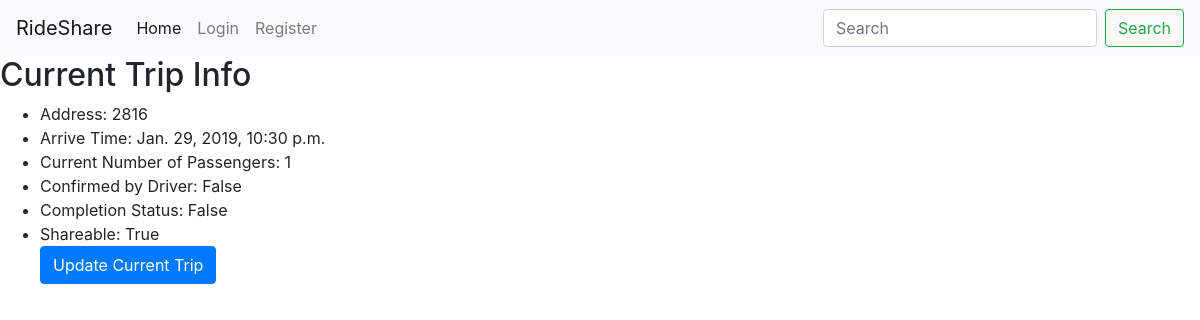
The page /user/1/current_trip/ on the database its author committed.
### ride_share/models.py (models this page shows, shortened)
class Trip(models.Model):
    owner_id = models.PositiveSmallIntegerField('owner_id', default=0)
    address = models.CharField('address', max_length=128, default=None)
    note = models.CharField('note', max_length=128, blank=True)
    time = models.DateTimeField('time', default=timezone.now())
    curr_passenger = models.PositiveSmallIntegerField('curr_passenger', default=0)
    is_confirm = models.BooleanField('is_confirm', default=False)
    driver_id = models.PositiveSmallIntegerField('driver_id', default=0)
    is_complete = models.BooleanField('is_complete', default=False)
    is_shareable = models.BooleanField('is_shareable', default=False)
    class Meta:
        verbose_name = 'Trip Information'

### ride_share/views.py (the view, shortened to what this page needs)
# urls.py: re_path(r'^user/(?P<pk>\d+)/current_trip/$', views.current_trip, name='current_trip'),
def current_trip(request, pk):
    if request.method == 'POST':
        trip_driver = Trip.objects.filter(driver_id=pk, is_complete=False)
        if trip_driver.exists:
            current_trip_driver = trip_driver.all()[:1].get()
            current_trip_driver.is_complete = True
            current_trip_driver.save()
            return render(request, 'ride_share/confirm_success.html',
                          {'message': 'Trip completed successfully'})
        return render(request, 'ride_share/confirm_success.html',
                      {'message': 'You are not the driver of this trip'})
    else:
        trip_owner = Trip.objects.filter(owner_id=pk, is_complete=False)
        trip_driver = Trip.objects.filter(driver_id=pk, is_complete=False)
        tripsharer = TripSharerList.objects.filter(user_id=pk)
        trip_sharer = None
        for item in tripsharer:
            item_trip = item.trip
            if not item_trip.is_complete:
                trip_sharer = item.trip
        if trip_owner.exists():
            if not trip_owner.all()[:1].get().is_confirm:
                return render(request, 'ride_share/current_trip.html',
                              { 'newtrip': trip_owner.all()[:1].get() })
        else:
            return render(request, 'ride_share/current_trip.html',
                          {'message': 'You currently have no incomplete trip.'})

### ride_share/templates/ride_share/current_trip.html (shortened to what this page needs)
{% extends '../base.html' %}
    {% block content %}
    <form method="post" action="" enctype="multipart/form-data">
        <h2>Current Trip Info</h2>
        {%if message%}
            <li>{{message}}</li>
        {%else%}
            <ul>
                <li>Address: {{ newtrip.address }} </li>
                <li>Arrive Time: {{ newtrip.time }} </li>
                <li>Current Number of Passengers: {{ newtrip.curr_passenger }} </li>
                {% if not newtrip.is_confirm %}
                    <li>Confirmed by Driver:  {{ newtrip.is_confirm }} </li>
                    <li>Completion Status:  {{ newtrip.is_complete }} </li>
                    <li>Shareable: {{newtrip.is_shareable}}</li>
                    <a class="btn btn-primary" href=" {% url 'ride_share:current_trip_update' user.id %}">Update Current Trip</a>
                 {% endif %}
            </ul>
        {%endif%}
    </form>
        {% endblock %}

### rows shown on the page
Trip: address "2816", time "Jan. 29, 2019, 10:30 p.m.", curr_passenger "1", is_confirm "False", is_complete "False", is_shareable "True"
